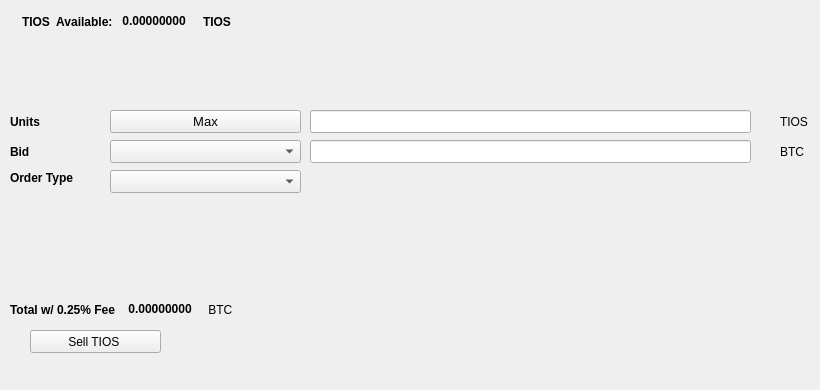
   <widget class="QWidget" name="SellTab">
    <attribute name="title">
     <string>Sell</string>
    </attribute>
    <widget class="QLabel" name="label_16">
     <property name="geometry">
      <rect>
       <x>780</x>
       <y>140</y>
       <width>31</width>
       <height>23</height>
      </rect>
     </property>
     <property name="text">
      <string>BTC</string>
     </property>
    </widget>
    <widget class="QComboBox" name="SellBidcomboBox">
     <property name="geometry">
      <rect>
       <x>110</x>
       <y>140</y>
       <width>191</width>
       <height>23</height>
      </rect>
     </property>
     <property name="font">
      <font>
       <pointsize>10</pointsize>
      </font>
     </property>
    </widget>
    <widget class="QLabel" name="label_18">
     <property name="geometry">
      <rect>
       <x>10</x>
       <y>110</y>
       <width>46</width>
       <height>23</height>
      </rect>
     </property>
     <property name="font">
      <font>
       <weight>75</weight>
       <bold>true</bold>
      </font>
     </property>
     <property name="text">
      <string>Units</string>
     </property>
    </widget>
    <widget class="QPushButton" name="Sell_Max_Amount">
     <property name="geometry">
      <rect>
       <x>110</x>
       <y>110</y>
       <width>191</width>
       <height>23</height>
      </rect>
     </property>
     <property name="font">
      <font>
       <pointsize>10</pointsize>
      </font>
     </property>
     <property name="text">
      <string>Max</string>
     </property>
    </widget>
    <widget class="QLabel" name="label_20">
     <property name="geometry">
      <rect>
       <x>10</x>
       <y>170</y>
       <width>91</width>
       <height>16</height>
      </rect>
     </property>
     <property name="font">
      <font>
       <weight>75</weight>
       <bold>true</bold>
      </font>
     </property>
     <property name="text">
      <string>Order Type</string>
     </property>
    </widget>
    <widget class="QComboBox" name="SellOrdertypeCombo">
     <property name="geometry">
      <rect>
       <x>110</x>
       <y>170</y>
       <width>191</width>
       <height>23</height>
      </rect>
     </property>
     <property name="font">
      <font>
       <pointsize>10</pointsize>
      </font>
     </property>
    </widget>
    <widget class="QLabel" name="label_21">
     <property name="geometry">
      <rect>
       <x>10</x>
       <y>140</y>
       <width>46</width>
       <height>23</height>
      </rect>
     </property>
     <property name="font">
      <font>
       <weight>75</weight>
       <bold>true</bold>
      </font>
     </property>
     <property name="text">
      <string>Bid</string>
     </property>
    </widget>
    <widget class="QLabel" name="label_22">
     <property name="geometry">
      <rect>
       <x>780</x>
       <y>110</y>
       <width>31</width>
       <height>23</height>
      </rect>
     </property>
     <property name="text">
      <string>TIOS </string>
     </property>
    </widget>
    <widget class="QLineEdit" name="UnitsInputTIOS ">
     <property name="geometry">
      <rect>
       <x>310</x>
       <y>110</y>
       <width>441</width>
       <height>23</height>
      </rect>
     </property>
     <property name="font">
      <font>
       <pointsize>9</pointsize>
       <weight>75</weight>
       <bold>true</bold>
      </font>
     </property>
    </widget>
    <widget class="QLineEdit" name="SellBidPriceEdit">
     <property name="geometry">
      <rect>
       <x>310</x>
       <y>140</y>
       <width>441</width>
       <height>23</height>
      </rect>
     </property>
     <property name="font">
      <font>
       <pointsize>9</pointsize>
       <weight>75</weight>
       <bold>true</bold>
      </font>
     </property>
    </widget>
    <widget class="QPushButton" name="SellTIOS BTN">
     <property name="geometry">
      <rect>
       <x>30</x>
       <y>330</y>
       <width>131</width>
       <height>23</height>
      </rect>
     </property>
     <property name="text">
      <string>Sell TIOS </string>
     </property>
     <property name="icon">
      <iconset resource="../tioscoin">
       <normaloff>:/icons/bitcoin</normaloff>:/icons/bitcoin</iconset>
     </property>
    </widget>
    <widget class="QWidget" name="layoutWidget3">
     <property name="geometry">
      <rect>
       <x>22</x>
       <y>12</y>
       <width>258</width>
       <height>19</height>
      </rect>
     </property>
     <layout class="QHBoxLayout" name="horizontalLayout">
      <item>
       <widget class="QLabel" name="label232_2">
        <property name="font">
         <font>
          <weight>75</weight>
          <bold>true</bold>
         </font>
        </property>
        <property name="text">
         <string>TIOS  Available:</string>
        </property>
       </widget>
      </item>
      <item>
       <widget class="QLabel" name="TIOS AvailableLabel">
        <property name="palette">
         <palette>
          <active>
           <colorrole role="WindowText">
            <brush brushstyle="SolidPattern">
             <color alpha="255">
              <red>0</red>
              <green>0</green>
              <blue>0</blue>
             </color>
            </brush>
           </colorrole>
           <colorrole role="Button">
            <brush brushstyle="SolidPattern">
             <color alpha="255">
              <red>0</red>
              <green>170</green>
              <blue>0</blue>
             </color>
            </brush>
           </colorrole>
           <colorrole role="Light">
            <brush brushstyle="SolidPattern">
             <color alpha="255">
              <red>0</red>
              <green>255</green>
              <blue>0</blue>
             </color>
            </brush>
           </colorrole>
           <colorrole role="Midlight">
            <brush brushstyle="SolidPattern">
             <color alpha="255">
              <red>0</red>
              <green>212</green>
              <blue>0</blue>
             </color>
            </brush>
           </colorrole>
           <colorrole role="Dark">
            <brush brushstyle="SolidPattern">
             <color alpha="255">
              <red>0</red>
              <green>85</green>
              <blue>0</blue>
             </color>
            </brush>
           </colorrole>
           <colorrole role="Mid">
            <brush brushstyle="SolidPattern">
             <color alpha="255">
              <red>0</red>
              <green>113</green>
              <blue>0</blue>
             </color>
            </brush>
           </colorrole>
           <colorrole role="Text">
            <brush brushstyle="SolidPattern">
             <color alpha="255">
              <red>0</red>
              <green>170</green>
              <blue>0</blue>
             </color>
            </brush>
           </colorrole>
           <colorrole role="BrightText">
            <brush brushstyle="SolidPattern">
             <color alpha="255">
              <red>255</red>
              <green>255</green>
              <blue>255</blue>
             </color>
            </brush>
           </colorrole>
           <colorrole role="ButtonText">
            <brush brushstyle="SolidPattern">
             <color alpha="255">
              <red>0</red>
              <green>0</green>
              <blue>0</blue>
             </color>
            </brush>
           </colorrole>
           <colorrole role="Base">
            <brush brushstyle="SolidPattern">
             <color alpha="255">
              <red>255</red>
              <green>255</green>
              <blue>255</blue>
             </color>
            </brush>
           </colorrole>
           <colorrole role="Window">
            <brush brushstyle="SolidPattern">
             <color alpha="255">
              <red>0</red>
              <green>170</green>
              <blue>0</blue>
             </color>
            </brush>
           </colorrole>
           <colorrole role="Shadow">
            <brush brushstyle="SolidPattern">
             <color alpha="255">
              <red>0</red>
              <green>0</green>
              <blue>0</blue>
             </color>
            </brush>
           </colorrole>
           <colorrole role="AlternateBase">
            <brush brushstyle="SolidPattern">
             <color alpha="255">
              <red>127</red>
              <green>212</green>
              <blue>127</blue>
             </color>
            </brush>
           </colorrole>
           <colorrole role="ToolTipBase">
            <brush brushstyle="SolidPattern">
             <color alpha="255">
              <red>255</red>
              <green>255</green>
              <blue>220</blue>
             </color>
            </brush>
           </colorrole>
           <colorrole role="ToolTipText">
            <brush brushstyle="SolidPattern">
             <color alpha="255">
              <red>0</red>
              <green>0</green>
              <blue>0</blue>
             </color>
            </brush>
           </colorrole>
          </active>
          <inactive>
           <colorrole role="WindowText">
            <brush brushstyle="SolidPattern">
             <color alpha="255">
              <red>0</red>
              <green>0</green>
              <blue>0</blue>
             </color>
            </brush>
           </colorrole>
           <colorrole role="Button">
            <brush brushstyle="SolidPattern">
             <color alpha="255">
              <red>0</red>
              <green>170</green>
              <blue>0</blue>
             </color>
            </brush>
           </colorrole>
           <colorrole role="Light">
            <brush brushstyle="SolidPattern">
             <color alpha="255">
              <red>0</red>
              <green>255</green>
              <blue>0</blue>
             </color>
            </brush>
           </colorrole>
           <colorrole role="Midlight">
            <brush brushstyle="SolidPattern">
             <color alpha="255">
              <red>0</red>
              <green>212</green>
              <blue>0</blue>
             </color>
            </brush>
           </colorrole>
           <colorrole role="Dark">
            <brush brushstyle="SolidPattern">
             <color alpha="255">
              <red>0</red>
              <green>85</green>
              <blue>0</blue>
             </color>
            </brush>
           </colorrole>
           <colorrole role="Mid">
            <brush brushstyle="SolidPattern">
             <color alpha="255">
              <red>0</red>
              <green>113</green>
              <blue>0</blue>
             </color>
            </brush>
           </colorrole>
           <colorrole role="Text">
            <brush brushstyle="SolidPattern">
             <color alpha="255">
              <red>0</red>
              <green>170</green>
              <blue>0</blue>
             </color>
            </brush>
           </colorrole>
           <colorrole role="BrightText">
            <brush brushstyle="SolidPattern">
             <color alpha="255">
              <red>255</red>
              <green>255</green>
              <blue>255</blue>
             </color>
            </brush>
           </colorrole>
           <colorrole role="ButtonText">
            <brush brushstyle="SolidPattern">
             <color alpha="255">
              <red>0</red>
              <green>0</green>
              <blue>0</blue>
             </color>
            </brush>
           </colorrole>
           <colorrole role="Base">
            <brush brushstyle="SolidPattern">
             <color alpha="255">
              <red>255</red>
              <green>255</green>
              <blue>255</blue>
             </color>
            </brush>
           </colorrole>
           <colorrole role="Window">
            <brush brushstyle="SolidPattern">
             <color alpha="255">
              <red>0</red>
              <green>170</green>
              <blue>0</blue>
             </color>
            </brush>
           </colorrole>
           <colorrole role="Shadow">
            <brush brushstyle="SolidPattern">
             <color alpha="255">
              <red>0</red>
              <green>0</green>
              <blue>0</blue>
             </color>
            </brush>
           </colorrole>
           <colorrole role="AlternateBase">
            <brush brushstyle="SolidPattern">
             <color alpha="255">
              <red>127</red>
              <green>212</green>
              <blue>127</blue>
             </color>
            </brush>
           </colorrole>
           <colorrole role="ToolTipBase">
            <brush brushstyle="SolidPattern">
             <color alpha="255">
              <red>255</red>
              <green>255</green>
              <blue>220</blue>
             </color>
            </brush>
           </colorrole>
           <colorrole role="ToolTipText">
            <brush brushstyle="SolidPattern">
             <color alpha="255">
              <red>0</red>
              <green>0</green>
              <blue>0</blue>
             </color>
            </brush>
           </colorrole>
          </inactive>
          <disabled>
           <colorrole role="WindowText">
            <brush brushstyle="SolidPattern">
             <color alpha="255">
              <red>0</red>
              <green>85</green>
              <blue>0</blue>
             </color>
            </brush>
           </colorrole>
           <colorrole role="Button">
            <brush brushstyle="SolidPattern">
             <color alpha="255">
              <red>0</red>
              <green>170</green>
              <blue>0</blue>
             </color>
            </brush>
           </colorrole>
           <colorrole role="Light">
            <brush brushstyle="SolidPattern">
             <color alpha="255">
              <red>0</red>
              <green>255</green>
              <blue>0</blue>
             </color>
            </brush>
           </colorrole>
           <colorrole role="Midlight">
            <brush brushstyle="SolidPattern">
             <color alpha="255">
              <red>0</red>
              <green>212</green>
              <blue>0</blue>
             </color>
            </brush>
           </colorrole>
           <colorrole role="Dark">
            <brush brushstyle="SolidPattern">
             <color alpha="255">
              <red>0</red>
              <green>85</green>
              <blue>0</blue>
             </color>
            </brush>
           </colorrole>
           <colorrole role="Mid">
            <brush brushstyle="SolidPattern">
             <color alpha="255">
              <red>0</red>
              <green>113</green>
              <blue>0</blue>
             </color>
            </brush>
           </colorrole>
           <colorrole role="Text">
            <brush brushstyle="SolidPattern">
             <color alpha="255">
              <red>0</red>
              <green>85</green>
              <blue>0</blue>
             </color>
            </brush>
           </colorrole>
           <colorrole role="BrightText">
            <brush brushstyle="SolidPattern">
             <color alpha="255">
              <red>255</red>
              <green>255</green>
              <blue>255</blue>
             </color>
            </brush>
           </colorrole>
           <colorrole role="ButtonText">
            <brush brushstyle="SolidPattern">
             <color alpha="255">
              <red>0</red>
              <green>85</green>
              <blue>0</blue>
             </color>
            </brush>
           </colorrole>
           <colorrole role="Base">
            <brush brushstyle="SolidPattern">
             <color alpha="255">
              <red>0</red>
              <green>170</green>
              <blue>0</blue>
             </color>
            </brush>
           </colorrole>
           <colorrole role="Window">
            <brush brushstyle="SolidPattern">
             <color alpha="255">
              <red>0</red>
              <green>170</green>
              <blue>0</blue>
             </color>
            </brush>
           </colorrole>
           <colorrole role="Shadow">
            <brush brushstyle="SolidPattern">
             <color alpha="255">
              <red>0</red>
              <green>0</green>
              <blue>0</blue>
             </color>
            </brush>
           </colorrole>
           <colorrole role="AlternateBase">
            <brush brushstyle="SolidPattern">
             <color alpha="255">
              <red>0</red>
              <green>170</green>
              <blue>0</blue>
             </color>
            </brush>
           </colorrole>
           <colorrole role="ToolTipBase">
            <brush brushstyle="SolidPattern">
             <color alpha="255">
              <red>255</red>
              <green>255</green>
              <blue>220</blue>
             </color>
            </brush>
           </colorrole>
           <colorrole role="ToolTipText">
            <brush brushstyle="SolidPattern">
             <color alpha="255">
              <red>0</red>
              <green>0</green>
              <blue>0</blue>
             </color>
            </brush>
           </colorrole>
          </disabled>
         </palette>
        </property>
        <property name="font">
         <font>
          <weight>75</weight>
          <bold>true</bold>
         </font>
        </property>
        <property name="text">
         <string> 0.00000000 </string>
        </property>
        <property name="textInteractionFlags">
         <set>Qt::LinksAccessibleByMouse|Qt::TextSelectableByKeyboard|Qt::TextSelectableByMouse</set>
        </property>
       </widget>
      </item>
      <item>
       <widget class="QLabel" name="labelTIOS ">
        <property name="font">
         <font>
          <weight>75</weight>
          <bold>true</bold>
         </font>
        </property>
        <property name="text">
         <string>TIOS </string>
        </property>
       </widget>
      </item>
     </layout>
    </widget>
    <widget class="QWidget" name="layoutWidget">
     <property name="geometry">
      <rect>
       <x>10</x>
       <y>300</y>
       <width>268</width>
       <height>19</height>
      </rect>
     </property>
     <layout class="QHBoxLayout" name="horizontalLayout_2">
      <item>
       <widget class="QLabel" name="label_19">
        <property name="font">
         <font>
          <weight>75</weight>
          <bold>true</bold>
         </font>
        </property>
        <property name="text">
         <string>Total w/ 0.25% Fee </string>
        </property>
       </widget>
      </item>
      <item>
       <widget class="QLabel" name="SellCostLabel">
        <property name="palette">
         <palette>
          <active>
           <colorrole role="WindowText">
            <brush brushstyle="SolidPattern">
             <color alpha="255">
              <red>0</red>
              <green>0</green>
              <blue>0</blue>
             </color>
            </brush>
           </colorrole>
           <colorrole role="Button">
            <brush brushstyle="SolidPattern">
             <color alpha="255">
              <red>0</red>
              <green>170</green>
              <blue>0</blue>
             </color>
            </brush>
           </colorrole>
           <colorrole role="Light">
            <brush brushstyle="SolidPattern">
             <color alpha="255">
              <red>0</red>
              <green>255</green>
              <blue>0</blue>
             </color>
            </brush>
           </colorrole>
           <colorrole role="Midlight">
            <brush brushstyle="SolidPattern">
             <color alpha="255">
              <red>0</red>
              <green>212</green>
              <blue>0</blue>
             </color>
            </brush>
           </colorrole>
           <colorrole role="Dark">
            <brush brushstyle="SolidPattern">
             <color alpha="255">
              <red>0</red>
              <green>85</green>
              <blue>0</blue>
             </color>
            </brush>
           </colorrole>
           <colorrole role="Mid">
            <brush brushstyle="SolidPattern">
             <color alpha="255">
              <red>0</red>
              <green>113</green>
              <blue>0</blue>
             </color>
            </brush>
           </colorrole>
           <colorrole role="Text">
            <brush brushstyle="SolidPattern">
             <color alpha="255">
              <red>0</red>
              <green>170</green>
              <blue>0</blue>
             </color>
            </brush>
           </colorrole>
           <colorrole role="BrightText">
            <brush brushstyle="SolidPattern">
             <color alpha="255">
              <red>255</red>
              <green>255</green>
              <blue>255</blue>
             </color>
            </brush>
           </colorrole>
           <colorrole role="ButtonText">
            <brush brushstyle="SolidPattern">
             <color alpha="255">
              <red>0</red>
              <green>0</green>
              <blue>0</blue>
             </color>
            </brush>
           </colorrole>
           <colorrole role="Base">
            <brush brushstyle="SolidPattern">
             <color alpha="255">
              <red>255</red>
              <green>255</green>
              <blue>255</blue>
             </color>
            </brush>
           </colorrole>
           <colorrole role="Window">
            <brush brushstyle="SolidPattern">
             <color alpha="255">
              <red>0</red>
              <green>170</green>
              <blue>0</blue>
             </color>
            </brush>
           </colorrole>
           <colorrole role="Shadow">
            <brush brushstyle="SolidPattern">
             <color alpha="255">
              <red>0</red>
              <green>0</green>
              <blue>0</blue>
             </color>
            </brush>
           </colorrole>
           <colorrole role="AlternateBase">
            <brush brushstyle="SolidPattern">
             <color alpha="255">
              <red>127</red>
              <green>212</green>
              <blue>127</blue>
             </color>
            </brush>
           </colorrole>
           <colorrole role="ToolTipBase">
            <brush brushstyle="SolidPattern">
             <color alpha="255">
              <red>255</red>
              <green>255</green>
              <blue>220</blue>
             </color>
            </brush>
           </colorrole>
           <colorrole role="ToolTipText">
            <brush brushstyle="SolidPattern">
             <color alpha="255">
              <red>0</red>
              <green>0</green>
              <blue>0</blue>
             </color>
            </brush>
           </colorrole>
          </active>
          <inactive>
           <colorrole role="WindowText">
            <brush brushstyle="SolidPattern">
             <color alpha="255">
              <red>0</red>
              <green>0</green>
              <blue>0</blue>
             </color>
            </brush>
           </colorrole>
           <colorrole role="Button">
            <brush brushstyle="SolidPattern">
             <color alpha="255">
              <red>0</red>
              <green>170</green>
              <blue>0</blue>
             </color>
            </brush>
           </colorrole>
           <colorrole role="Light">
            <brush brushstyle="SolidPattern">
             <color alpha="255">
              <red>0</red>
              <green>255</green>
              <blue>0</blue>
             </color>
            </brush>
           </colorrole>
           <colorrole role="Midlight">
            <brush brushstyle="SolidPattern">
             <color alpha="255">
              <red>0</red>
              <green>212</green>
              <blue>0</blue>
             </color>
            </brush>
           </colorrole>
           <colorrole role="Dark">
            <brush brushstyle="SolidPattern">
             <color alpha="255">
              <red>0</red>
              <green>85</green>
              <blue>0</blue>
             </color>
            </brush>
           </colorrole>
           <colorrole role="Mid">
            <brush brushstyle="SolidPattern">
             <color alpha="255">
              <red>0</red>
              <green>113</green>
              <blue>0</blue>
             </color>
            </brush>
           </colorrole>
           <colorrole role="Text">
            <brush brushstyle="SolidPattern">
             <color alpha="255">
              <red>0</red>
              <green>170</green>
              <blue>0</blue>
             </color>
            </brush>
           </colorrole>
           <colorrole role="BrightText">
            <brush brushstyle="SolidPattern">
             <color alpha="255">
              <red>255</red>
              <green>255</green>
              <blue>255</blue>
             </color>
            </brush>
           </colorrole>
           <colorrole role="ButtonText">
            <brush brushstyle="SolidPattern">
             <color alpha="255">
              <red>0</red>
              <green>0</green>
              <blue>0</blue>
             </color>
            </brush>
           </colorrole>
           <colorrole role="Base">
            <brush brushstyle="SolidPattern">
             <color alpha="255">
              <red>255</red>
              <green>255</green>
              <blue>255</blue>
             </color>
            </brush>
           </colorrole>
           <colorrole role="Window">
            <brush brushstyle="SolidPattern">
             <color alpha="255">
              <red>0</red>
              <green>170</green>
              <blue>0</blue>
             </color>
            </brush>
           </colorrole>
           <colorrole role="Shadow">
            <brush brushstyle="SolidPattern">
             <color alpha="255">
              <red>0</red>
              <green>0</green>
              <blue>0</blue>
             </color>
            </brush>
           </colorrole>
           <colorrole role="AlternateBase">
            <brush brushstyle="SolidPattern">
             <color alpha="255">
              <red>127</red>
              <green>212</green>
              <blue>127</blue>
             </color>
            </brush>
           </colorrole>
           <colorrole role="ToolTipBase">
            <brush brushstyle="SolidPattern">
             <color alpha="255">
              <red>255</red>
              <green>255</green>
              <blue>220</blue>
             </color>
            </brush>
           </colorrole>
           <colorrole role="ToolTipText">
            <brush brushstyle="SolidPattern">
             <color alpha="255">
              <red>0</red>
              <green>0</green>
              <blue>0</blue>
             </color>
            </brush>
           </colorrole>
          </inactive>
          <disabled>
           <colorrole role="WindowText">
            <brush brushstyle="SolidPattern">
             <color alpha="255">
              <red>0</red>
              <green>85</green>
              <blue>0</blue>
             </color>
            </brush>
           </colorrole>
           <colorrole role="Button">
            <brush brushstyle="SolidPattern">
             <color alpha="255">
              <red>0</red>
              <green>170</green>
              <blue>0</blue>
             </color>
            </brush>
           </colorrole>
           <colorrole role="Light">
            <brush brushstyle="SolidPattern">
             <color alpha="255">
              <red>0</red>
              <green>255</green>
              <blue>0</blue>
             </color>
            </brush>
           </colorrole>
           <colorrole role="Midlight">
            <brush brushstyle="SolidPattern">
             <color alpha="255">
              <red>0</red>
              <green>212</green>
              <blue>0</blue>
             </color>
            </brush>
           </colorrole>
           <colorrole role="Dark">
            <brush brushstyle="SolidPattern">
             <color alpha="255">
              <red>0</red>
              <green>85</green>
              <blue>0</blue>
             </color>
            </brush>
           </colorrole>
           <colorrole role="Mid">
            <brush brushstyle="SolidPattern">
             <color alpha="255">
              <red>0</red>
              <green>113</green>
              <blue>0</blue>
             </color>
            </brush>
           </colorrole>
           <colorrole role="Text">
            <brush brushstyle="SolidPattern">
             <color alpha="255">
              <red>0</red>
              <green>85</green>
              <blue>0</blue>
             </color>
            </brush>
           </colorrole>
           <colorrole role="BrightText">
            <brush brushstyle="SolidPattern">
             <color alpha="255">
              <red>255</red>
              <green>255</green>
              <blue>255</blue>
             </color>
            </brush>
           </colorrole>
           <colorrole role="ButtonText">
            <brush brushstyle="SolidPattern">
             <color alpha="255">
              <red>0</red>
              <green>85</green>
              <blue>0</blue>
             </color>
            </brush>
           </colorrole>
           <colorrole role="Base">
            <brush brushstyle="SolidPattern">
             <color alpha="255">
              <red>0</red>
              <green>170</green>
              <blue>0</blue>
             </color>
            </brush>
           </colorrole>
           <colorrole role="Window">
            <brush brushstyle="SolidPattern">
             <color alpha="255">
              <red>0</red>
              <green>170</green>
              <blue>0</blue>
             </color>
            </brush>
           </colorrole>
           <colorrole role="Shadow">
            <brush brushstyle="SolidPattern">
             <color alpha="255">
              <red>0</red>
              <green>0</green>
              <blue>0</blue>
             </color>
            </brush>
           </colorrole>
           <colorrole role="AlternateBase">
            <brush brushstyle="SolidPattern">
             <color alpha="255">
              <red>0</red>
              <green>170</green>
              <blue>0</blue>
             </color>
            </brush>
           </colorrole>
           <colorrole role="ToolTipBase">
            <brush brushstyle="SolidPattern">
             <color alpha="255">
              <red>255</red>
              <green>255</green>
              <blue>220</blue>
             </color>
            </brush>
           </colorrole>
           <colorrole role="ToolTipText">
            <brush brushstyle="SolidPattern">
             <color alpha="255">
              <red>0</red>
              <green>0</green>
              <blue>0</blue>
             </color>
            </brush>
           </colorrole>
          </disabled>
         </palette>
        </property>
        <property name="font">
         <font>
          <weight>75</weight>
          <bold>true</bold>
         </font>
        </property>
        <property name="autoFillBackground">
         <bool>false</bool>
        </property>
        <property name="text">
         <string> 0.00000000</string>
        </property>
        <property name="textInteractionFlags">
         <set>Qt::LinksAccessibleByMouse|Qt::TextSelectableByMouse</set>
        </property>
       </widget>
      </item>
      <item>
       <widget class="QLabel" name="label_17">
        <property name="font">
         <font>
          <weight>50</weight>
          <bold>false</bold>
         </font>
        </property>
        <property name="text">
         <string> BTC</string>
        </property>
       </widget>
      </item>
     </layout>
    </widget>
    <widget class="QLabel" name="label_23">
     <property name="geometry">
      <rect>
       <x>460</x>
       <y>300</y>
       <width>281</width>
       <height>81</height>
      </rect>
     </property>
     <property name="text">
      <string/>
     </property>
     <property name="pixmap">
      <pixmap>:/images/bittrex</pixmap>
     </property>
    </widget>
   </widget>
